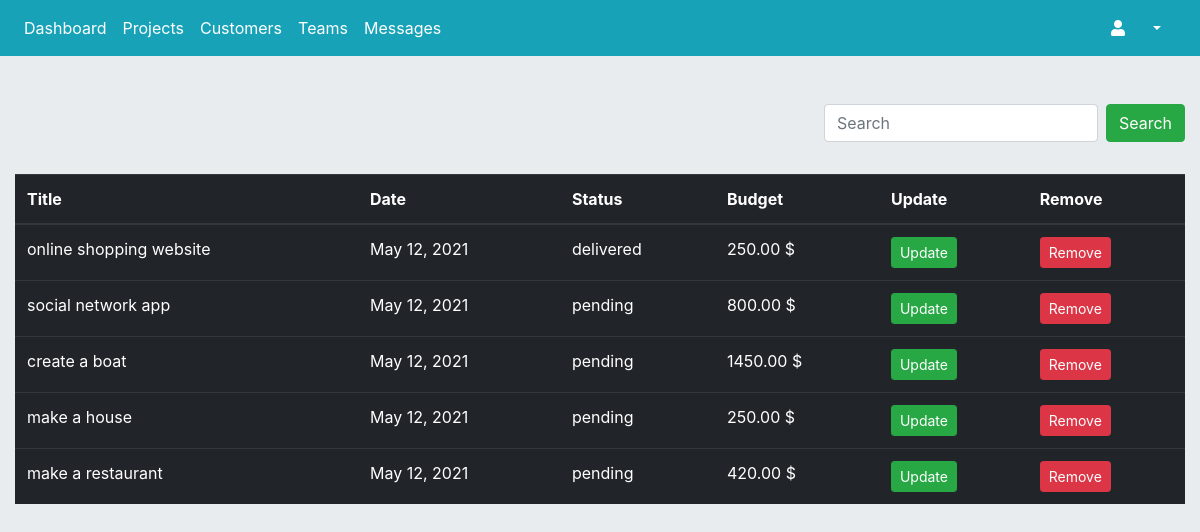
The page /manager/desktop on the database its author committed.
### projects/models.py (models this page shows, shortened)
class Project(models.Model):
    title = models.CharField(max_length=50)
    description = models.TextField(max_length=300)
    budget = models.DecimalField(max_digits=6, decimal_places=2)
    customer = models.ForeignKey(Customer, on_delete=models.CASCADE)
    status = models.BooleanField(default=False)
    created_date = models.DateField(default=timezone.now)

### managers/views.py (the view)
# urls.py: path('desktop', manager_view.ManagerProjectView.as_view(), name='manager_desktop'),
class ManagerProjectView(TemplateView):
    model = Manager
    template_name = 'managers/manager_desktop.html'
    def get_context_data(self, **kwargs):
        context = super().get_context_data(**kwargs)
        context['projects'] = Project.objects.all()
        return context

### templates/managers/manager_desktop.html (shortened to what this page needs)
{% extends 'managers/base.html' %}
{% block main %}
  <div class="pt-5">
    <div class="mb-3 col">
      <form class="form-inline d-flex justify-content-end">
        <input class="form-control mr-sm-2" type="search" placeholder="Search" aria-label="Search">
        <button class="btn btn-success my-2 my-sm-0" type="submit">Search</button>
      </form>
    </div>
    <div class="col pt-3">
      <table class="table table-dark" >
          <thead>
              <tr>
                <th>Title</th>
                <th>Date</th>
                <th>Status</th>
                <th>Budget</th>
                <th>Update</th>
                <th>Remove</th>
              </tr>
          </thead>
           {% for project in projects %}
               <tr>
                 <td>{{ project.title }}</td>
                 <td>{{ project.created_date }}</td>
                   {% if project.status %}
                       <td>delivered</td>
                   {% else %}
                      <td>pending</td>
                   {% endif %}
                 <td>{{ project.budget }} $</td>
                 <td><a href="#" class="btn btn-success btn-sm">Update</a></td>
                 <td><a href="#" class="btn btn-danger btn-sm">Remove</a></td>
               </tr>
           {% endfor %}
      </table>
    </div>
  </div>
{% endblock %}

### templates/managers/base.html (style rules this page uses)
body { padding:0px;margin:0px; }

### rows shown on the page
Project: title "online shopping website", created_date "May 12, 2021", status "delivered", budget "250.00"
Project: title "social network app", created_date "May 12, 2021", status "pending", budget "800.00"
Project: title "create a boat", created_date "May 12, 2021", status "pending", budget "1450.00"
Project: title "make a house", created_date "May 12, 2021", status "pending", budget "250.00"
Project: title "make a restaurant", created_date "May 12, 2021", status "pending", budget "420.00"
